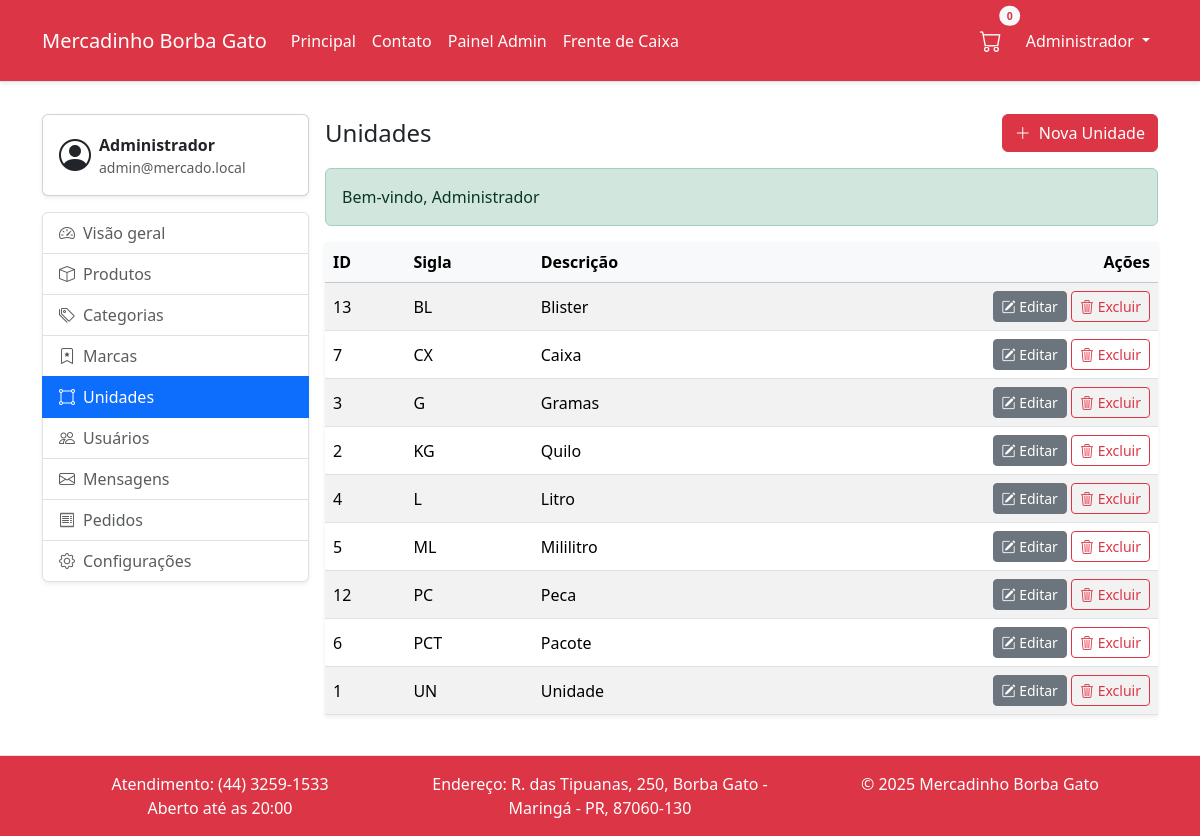
/public/admin/unidades (signed in), run on the app's committed database.
### tables this page shows
CREATE TABLE `unidade` (
  `id` int NOT NULL AUTO_INCREMENT,
  `sigla` varchar(10) NOT NULL,
  `descricao` varchar(60) DEFAULT NULL,
  PRIMARY KEY (`id`),
  UNIQUE KEY `uq_unidade_sigla` (`sigla`)
);

### App/Core/View.php (called while the page is built, shortened)
<?php
final class View
{
    private string $basePath;
    public function __construct()
    {
        $bp = realpath(__DIR__ . '/../Views');
        $this->basePath = $bp !== false ? $bp : (__DIR__ . '/../Views');
    }
    public function render(string $template, array $data = []): void
    {
        $rel = str_replace(['.', ':'], DIRECTORY_SEPARATOR, $template) . '.php';
        $file = $this->basePath . DIRECTORY_SEPARATOR . $rel;
        extract($data, EXTR_SKIP);
        require $file;
    }
}

### App/Core/Controller.php (called while the page is built, shortened)
<?php
abstract class Controller
{
    protected View $view;
    public function __construct()
    {
        $this->view = new View();
    }
    protected function render(string $template, array $data = []): void
    {
        $this->view->render($template, $data);
    }
}

### App/Controllers/Admin/UnidadeController.php (called while the page is built, shortened)
<?php declare(strict_types=1);
final class UnidadeController extends BaseAdminController {
    public function index(): void {
        $dao=new UnidadeDAO(Database::getConnection());
        $this->render('admin/unidades/index',['title'=>'Unidades','unidades'=>$dao->all()]);
    }
}

### public/index.php (called while the page is built, shortened)
<?php
$router = new Router();
$method = $_SERVER['REQUEST_METHOD'] ?? 'GET';
$uri    = parse_url($_SERVER['REQUEST_URI'] ?? '/', PHP_URL_PATH) ?? '/';
$scriptName = str_replace('\\', '/', $_SERVER['SCRIPT_NAME'] ?? '');
$scriptDir  = rtrim(str_replace('\\', '/', dirname($scriptName)), '/');
$path = $uri;
if ($scriptName && strpos($path, $scriptName) === 0) {
    $path = substr($path, strlen($scriptName));
}
elseif ($scriptDir && $scriptDir !== '' && $scriptDir !== '/' && strpos($path, $scriptDir) === 0) {
    $path = substr($path, strlen($scriptDir));
}
$path = '/' . ltrim($path, '/');
$router->dispatch($method, $path);

### App/Core/Url.php (called while the page is built, shortened)
<?php declare(strict_types=1);
final class Url
{
    private static function base(): string
    {
        $script = $_SERVER['SCRIPT_NAME'] ?? '';
        $base = rtrim(str_replace('\\','/', dirname($script)), '/');
        return $base;
    }
    public static function to(string $path): string
    {
        $p = str_starts_with($path, '/') ? $path : '/' . $path;
        $base = self::base();
        return $base . $p;
    }
}

### App/Core/Flash.php (called while the page is built, shortened)
<?php declare(strict_types=1);
final class Flash
{
    public static function get(string $key): ?string
    {
        if (!isset($_SESSION['flash'][$key])) return null;
        $m = $_SESSION['flash'][$key];
        return $m;
    }
}

### App/DAO/UnidadeDAO.php (called while the page is built, shortened)
<?php
final class UnidadeDAO
{
    public function all(): array
    {
        $stmt = $this->pdo->query('SELECT * FROM unidade ORDER BY sigla');
        $rows = $stmt->fetchAll(PDO::FETCH_ASSOC);
        return array_map(fn(array $r) => new Unidade((int)$r['id'], (string)$r['sigla'], $r['descricao'] ?? null), $rows);
    }
}

### App/Views/admin/unidades/index.php (the view, shortened to what this page needs)
<!doctype html>
<html lang="pt-br">
<head>
  <link rel="stylesheet" href="<?= \App\Core\Url::to('/assets/css/bootstrap.min.css') ?>"/>
  <link href="https://cdn.jsdelivr.net/npm/bootstrap-icons@1.10.5/font/bootstrap-icons.css" rel="stylesheet"/>
  <link rel="stylesheet" href="<?= \App\Core\Url::to('/assets/site/css/style.css') ?>"/>
</head>
<body>
<div class="d-flex flex-column wrapper">
  <?php require __DIR__ . '/../../partials/navbar.php'; ?>
  <main class="flex-fill">
    <div class="container py-3">
      <div class="row g-3">
        <div class="col-12 col-lg-3">
          <?php require __DIR__ . '/../../partials/admin-sidebar.php'; ?>
        </div>
        <div class="col-12 col-lg-9">
          <div class="d-flex align-items-center justify-content-between mb-3">
            <h1 class="h4 mb-0">Unidades</h1>
            <a class="btn btn-danger" href="<?= \App\Core\Url::to('/admin/unidades/criar') ?>">
              <i class="bi bi-plus-lg me-1"></i> Nova Unidade
            </a>
          </div>
          <?php if ($m=\App\Core\Flash::get('success')): ?>
            <div class="alert alert-success"><?= htmlspecialchars($m) ?></div>
          <?php endif; ?>
          <div class="table-responsive shadow-sm">
            <table class="table table-striped align-middle mb-0">
              <thead class="table-light">
                <tr><th>ID</th><th>Sigla</th><th>Descrição</th><th class="text-end">Ações</th></tr>
              </thead>
              <tbody>
              <?php foreach (($unidades ?? []) as $u): ?>
                <tr>
                  <td><?= (int)$u->id ?></td>
                  <td><?= htmlspecialchars($u->sigla) ?></td>
                  <td><?= htmlspecialchars($u->descricao ?? '') ?></td>
                  <td class="text-end">
                    <a class="btn btn-sm btn-secondary" href="<?= \App\Core\Url::to('/admin/unidades/editar').'?id='.(int)$u->id ?>">
                      <i class="bi bi-pencil-square"></i> Editar
                    </a>
                    <form method="post" action="<?= \App\Core\Url::to('/admin/unidades/excluir') ?>" class="d-inline" onsubmit="return confirm('Excluir?')">
                      <button class="btn btn-sm btn-outline-danger">
                        <i class="bi bi-trash3"></i> Excluir
                      </button>
                    </form>
                  </td>
                </tr>
              <?php endforeach; ?>
              </tbody>
            </table>
          </div>
        </div>
      </div>
    </div>
  </main>
  <?php require __DIR__ . '/../../partials/footer.php'; ?>
</div>
</body>
</html>

### public/assets/site/css/style.css (style rules this page uses)
body { min-width: 372px; }
.wrapper { min-height: 100vh; }

### data on the page
unidade: id "13", sigla "BL", descricao "Blister"
unidade: id "7", sigla "CX", descricao "Caixa"
unidade: id "3", sigla "G", descricao "Gramas"
unidade: id "2", sigla "KG", descricao "Quilo"
unidade: id "4", sigla "L", descricao "Litro"
unidade: id "5", sigla "ML", descricao "Mililitro"
unidade: id "12", sigla "PC", descricao "Peca"
unidade: id "6", sigla "PCT", descricao "Pacote"
unidade: id "1", sigla "UN", descricao "Unidade"

### other printed values
$cartCount "0"
$u['nome'] "Administrador"
$nome "Administrador"
$email "admin@mercado.local"
$m "Bem-vindo, Administrador"
